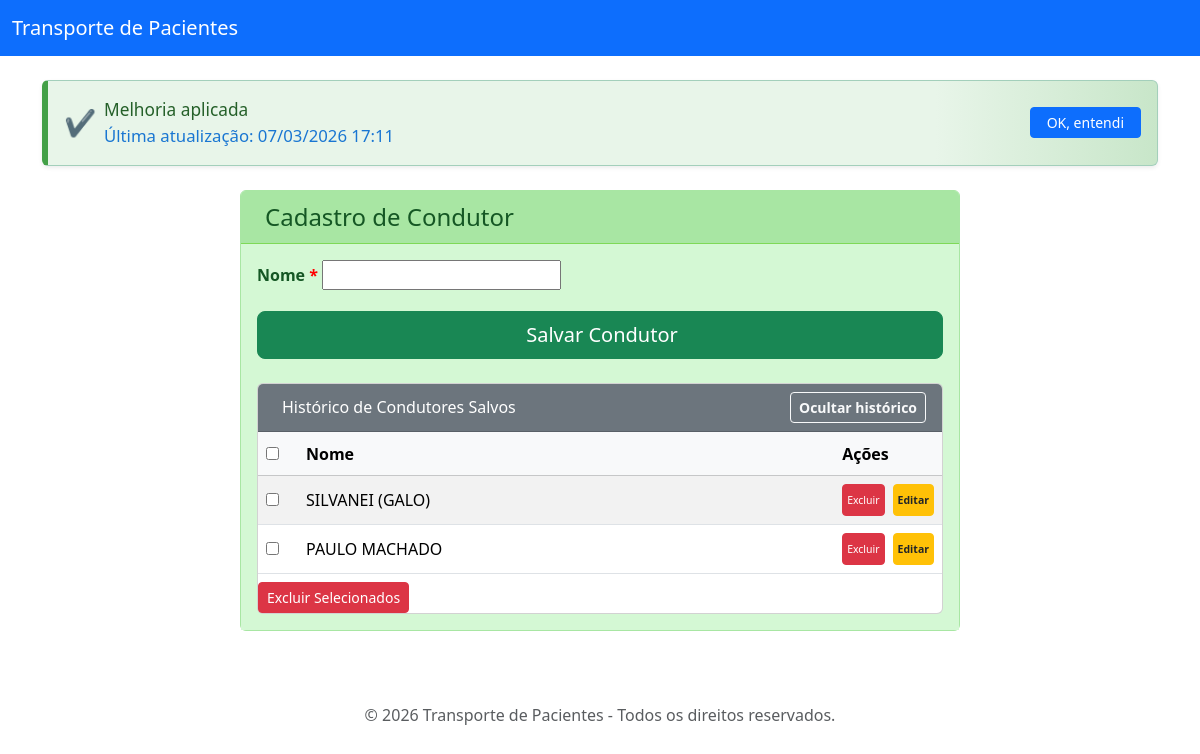
The page /condutores/cadastrar/ on the database as committed earlier.
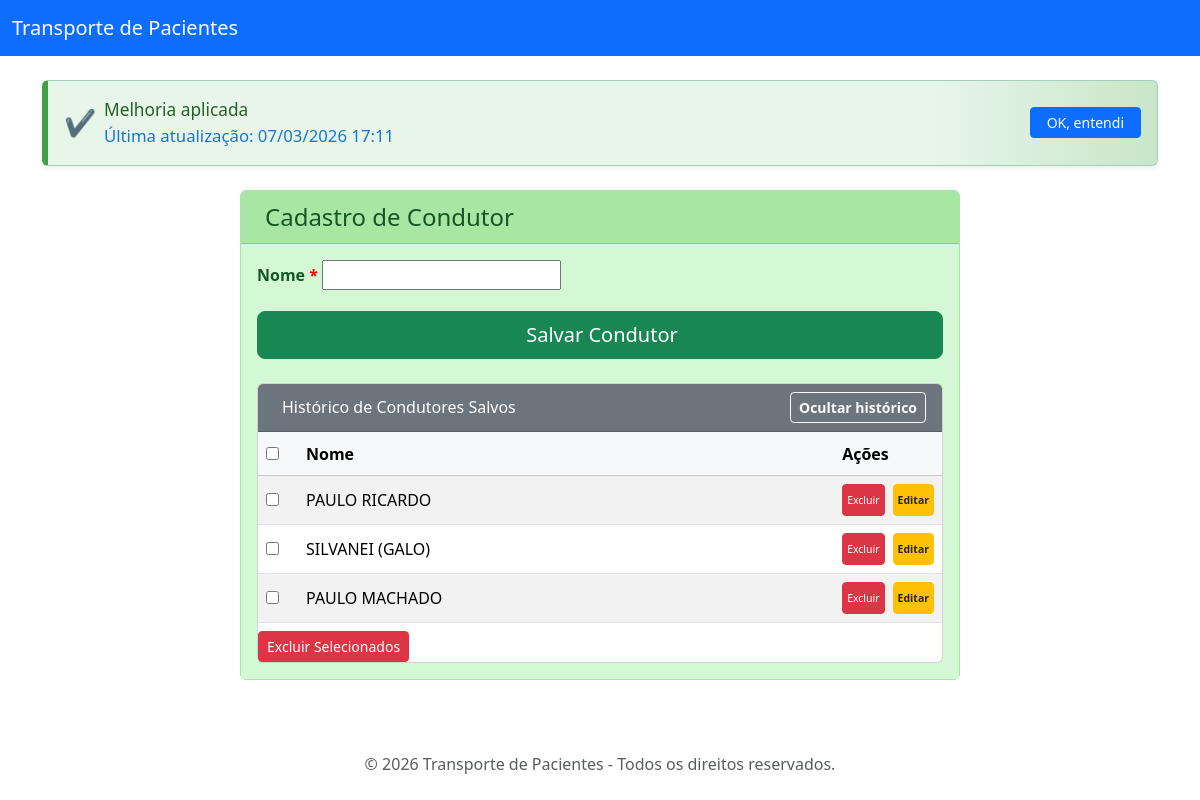
The same page on the database as committed later.
### polls/models.py (models this page shows, shortened)
class Condutor(models.Model):
	nome = models.CharField(max_length=100)

### polls/views.py (the view)
# urls.py: path('condutores/cadastrar/', views.cadastrar_condutor, name='cadastrar_condutor'),
def cadastrar_condutor(request):
	from django.contrib import messages
	if request.method == 'POST':
		form = CondutorForm(request.POST)
		if form.is_valid():
			form.save()
			messages.success(request, 'Condutor salvo com sucesso!')
			return redirect('transporte_pacientes:cadastrar_condutor')
	else:
		form = CondutorForm()
	from .models import Condutor
	condutores = Condutor.objects.all().order_by('-id')
	return render(request, 'transporte_pacientes/cadastrar_condutor.html', {'form': form, 'condutores': condutores})

### polls/forms.py (shortened to what this page needs)
class CondutorForm(forms.ModelForm):
    class Meta:
        model = Condutor
        fields = '__all__'

### polls/templates/transporte_pacientes/cadastrar_condutor.html (shortened to what this page needs)
{% extends 'polls/base.html' %}
{% load crispy_forms_tags %}
{% block content %}
  <div id="melhoria-alert" class="alert alert-success d-flex align-items-center shadow-sm" style="border-left: 6px solid #43a047; background: linear-gradient(90deg, #e8f5e9 80%, #c8e6c9 100%); font-size: 1.08em; font-weight: 500; margin-bottom: 1.2rem;">
    <span class="me-2" style="font-size:1.5em; color:#43a047;">&#x2714;&#xFE0F;</span>
    <span>
      <span style="color:#256029;">Melhoria aplicada</span><br>
      <span style="font-size:0.97em; color:#1976d2; font-weight:400;">Última atualização: 07/03/2026 17:11</span>
    </span>
    <button type="button" class="btn btn-primary btn-sm ms-auto px-3 py-1 btn-ok-melhoria" onclick="document.getElementById('melhoria-alert').style.opacity=0; setTimeout(function(){document.getElementById('melhoria-alert').style.display='none';},400);">OK, entendi</button>
  </div>
  <div class="container mt-4">
    <div class="row justify-content-center">
      <div class="col-lg-8 col-md-10 col-12">
        <div class="card mb-4" style="background-color: #d4f8d4; border-color: #a8e6a3;">
          <div class="card-header" style="background-color: #a8e6a3; color: #155724; border-bottom: 1px solid #7ed957;">
            <h4 class="mb-0 d-inline">Cadastro de Condutor</h4>
          </div>
          <div class="card-body" style="background-color: #d4f8d4; color: #155724;">
            <form method="post" autocomplete="on" id="form-condutor">
              {% for field in form %}
                <div class="mb-3 col-12">
                  <label class="form-label fw-bold" for="{{ field.id_for_label }}">{{ field.label }}{% if field.field.required %} <span style="color:red;">*</span>{% endif %}</label>
                  {{ field }}
                </div>
              {% endfor %}
              <div class="d-grid gap-2 mt-3">
                <button type="submit" class="btn btn-success btn-lg" id="btn-salvar">
                   Salvar Condutor
                </button>
              </div>
            </form>
            <div class="card mt-4">
              <div class="card-header bg-secondary text-white d-flex align-items-center">
                <span>Histórico de Condutores Salvos</span>
                <button class="btn btn-outline-light btn-sm ms-auto" id="btn-toggle-historico" type="button" style="font-weight:bold;">
                  <span id="toggle-label">Ocultar histórico</span>
                </button>
              </div>
              <div class="card-body p-0" id="historico-condutor">
                <div class="table-responsive">
                  <form method="post" action="{% url 'transporte_pacientes:excluir_selecionados_condutor' %}" id="form-excluir-condutores">
                    <table class="table table-striped table-hover mb-0" style="vertical-align:middle;">
                      <thead class="table-light">
                        <tr style="height:44px; vertical-align:middle;">
                          <th style="width:40px;"><input type="checkbox" id="select-all-condutores"></th>
                          <th>Nome</th>
                          <th style="width: 90px;">Ações</th>
                        </tr>
                    </thead>
                    <tbody>
                      {% for condutor in condutores %}
                        <tr>
                          <td><input type="checkbox" name="condutor_ids" value="{{ condutor.id }}"></td>
                          <td>{{ condutor.nome }}</td>
                          <td>
                            <div class="d-flex justify-content-center align-items-center gap-2">
                              <a href="#" onclick="if(confirm('Tem certeza que deseja excluir este condutor?')){document.getElementById('excluir-condutor-{{ condutor.id }}').submit();} return false;" class="btn btn-sm btn-danger p-1 flex-column d-flex align-items-center justify-content-center" title="Excluir" style="min-width:32px; min-height:32px;">
                                <span style="font-size:0.75em; line-height:1;">Excluir</span>
                              </a>
                              <a href="{% url 'transporte_pacientes:editar_condutor' condutor.id %}" class="btn btn-sm btn-warning text-dark p-1 flex-column d-flex align-items-center justify-content-center" title="Editar" style="font-weight:bold; min-width:32px; min-height:32px;">
                                <span style="font-size:0.75em; line-height:1;">Editar</span>
                              </a>
                            </div>
                          </td>
                        </tr>
                      {% empty %}
                        <tr>
                          <td colspan="1" style="text-align:center; font-weight:bold; color:#d32f2f; background:#fff3cd;">Nenhum condutor cadastrado ainda.</td>
                        </tr>
                      {% endfor %}
                    </tbody>
                    </table>
                    <button type="submit" class="btn btn-danger btn-sm mt-2" onclick="return confirm('Tem certeza que deseja excluir os condutores selecionados?');">
                       Excluir Selecionados
                    </button>
                  </form>
                </div>
              </div>
            </div>
          </div>
        </div>
      </div>
    </div>
  </div>
{% endblock %}

### polls/templates/polls/base.html (shortened to what this page needs)
<!DOCTYPE html>
<html lang="pt-br">
<head>
    <link rel="stylesheet" href="https://cdn.jsdelivr.net/npm/bootstrap@5.3.2/dist/css/bootstrap.min.css">
</head>
<body>
    <nav class="navbar navbar-expand-lg navbar-dark bg-primary mb-4">
        <div class="container-fluid">
            <a class="navbar-brand" href="/">Transporte de Pacientes</a>
        </div>
    </nav>
    <div class="container">
        {% block content %}{% endblock %}
    </div>
    <footer class="text-center text-muted mt-5 mb-2">
        © 2026 Transporte de Pacientes - Todos os direitos reservados.
    </footer>
</body>
</html>

Rows that differ between the two databases and show on the page:
added Condutor: nome "PAULO RICARDO", {{ condutor.id }} 3 (drawn)
